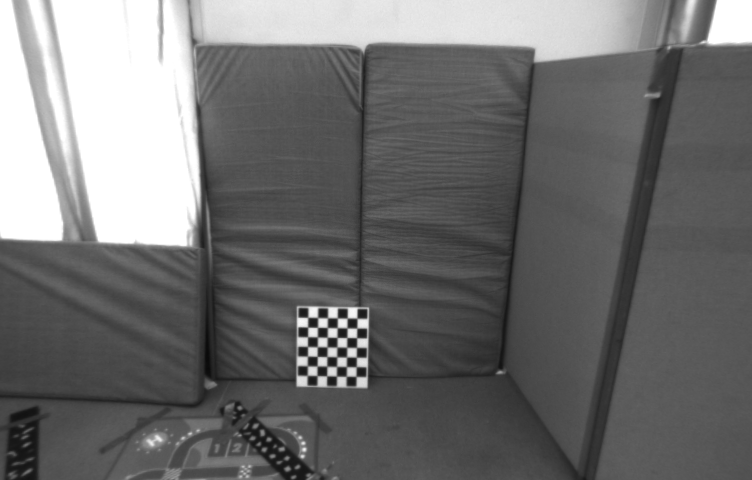
#> input picture laboratory_assignments/03_lab/labSession3/image1.png, 752 x 480 px
$ python SIFTmatching.py
#> lines starting #> are read from the running program, lines starting #| are printed output that depends on the picture
#####################################################################################
#
# MRGCV Unizar - Computer vision - Laboratory 2
#
# Title: SIFT matching
#
# Date: 28 September 2020
#
#####################################################################################
#
# Authors: Jesus Bermudez, Richard Elvira, Jose Lamarca, JMM Montiel
#
# Version: 1.0
#
#####################################################################################

import matplotlib.pyplot as plt
import numpy as np
import cv2
import random

def indexMatrixToMatchesList(matchesList):
    """
     -input:
         matchesList: nMatches x 3 --> [[indexDesc1,indexDesc2,descriptorDistance],...]]
     -output:
        dMatchesList: list of n DMatch object
     """
    dMatchesList = []
    for row in matchesList:
        dMatchesList.append(cv2.DMatch(_queryIdx=row[0], _trainIdx=row[1], _distance=row[2]))
    return dMatchesList

def matchesListToIndexMatrix(dMatchesList):
    """
     -input:
         dMatchesList: list of n DMatch object
     -output:
        matchesList: nMatches x 3 --> [[indexDesc1,indexDesc2,descriptorDistance],...]]
     """
    matchesList = []
    for k in range(len(dMatchesList)):
        matchesList.append([int(dMatchesList[k].queryIdx), int(dMatchesList[k].trainIdx), dMatchesList[k].distance])
    return matchesList


def matchWith2NNDR(desc1, desc2, distRatio, minDist):
    """
    Nearest Neighbours Matching algorithm checking the Distance Ratio.
    A match is accepted only if its distance is less than distRatio times
    the distance to the second match.
    -input:
        desc1: descriptors from image 1 nDesc x 128
        desc2: descriptors from image 2 nDesc x 128
        distRatio:
    -output:
       matches: nMatches x 3 --> [[indexDesc1,indexDesc2,descriptorDistance],...]]
    """
    matches = []
    nDesc1 = desc1.shape[0]
    for kDesc1 in range(nDesc1):
        dist = np.sqrt(np.sum((desc2 - desc1[kDesc1, :]) ** 2, axis=1))
        indexSort = np.argsort(dist)
        #close = dist2/dist
        close_1 = dist[indexSort[0]]
        close_2 = dist[indexSort[1]]
        closeRatio = close_1/close_2
        print("dist[indexSort[0]] = ", dist[indexSort[0]] )
        print("close_p = ", closeRatio )
        #then filter close_p < minDist (threshold) # reject false positives
        #TODO: divide by zero, put constraint
        #By enforcing d1>d2*distRatio
        #if ((closeRatio < distRatio) and (dist[indexSort[0]] < minDist)):
        #    matches.append([kDesc1, indexSort[0], dist[indexSort[0]]])
        #By enforcing d1>d2*distRatio reject false positive
        # but I want Include then d1<d2*distRatio
        if (dist[indexSort[0]] < dist[indexSort[1]]*distRatio):
            matches.append([kDesc1, indexSort[0], dist[indexSort[0]]])
        #Original
        #if (dist[indexSort[0]] < minDist):
        #    matches.append([kDesc1, indexSort[0], dist[indexSort[0]]])

    return matches


if __name__ == '__main__':
    np.set_printoptions(precision=4, linewidth=1024, suppress=True)

    # Images path
    timestamp1 = '1403715282262142976'
    timestamp2 = '1403715413262142976'

    path_image_1 = 'image1.png'
    path_image_2 = 'image2.png'

    # Read images
    image_pers_1 = cv2.imread(path_image_1)
#> image_pers_1 is the input picture: shape (480, 752, 3); min 10, max 255, mean 111.4
    image_pers_2 = cv2.imread(path_image_2)
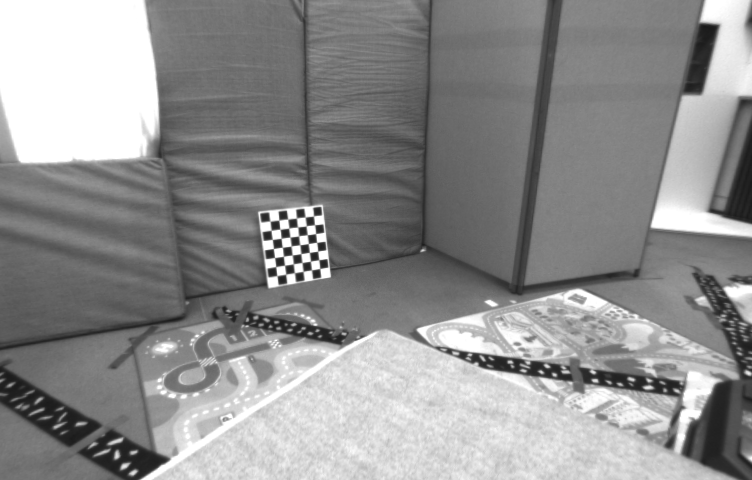
#> input picture laboratory_assignments/03_lab/labSession3/image2.png, 752 x 480 px
#> image_pers_2 is the input picture: shape (480, 752, 3); min 25, max 255, mean 143.5

    # Feature extraction
    sift = cv2.SIFT_create(nfeatures=0, nOctaveLayers = 5, contrastThreshold = 0.02, edgeThreshold = 20, sigma = 0.5)
    keypoints_sift_1, descriptors_1 = sift.detectAndCompute(image_pers_1, None)
#> keypoints_sift_1 = 2310 keypoints; strongest (x, y, size): (342, 314, 7.6), (352, 311, 13.6), (322, 333, 7.7), (333, 323, 7.8)
    keypoints_sift_2, descriptors_2 = sift.detectAndCompute(image_pers_2, None)
#> keypoints_sift_2 = 6520 keypoints; strongest (x, y, size): (305, 249, 7.4), (312, 239, 7.4), (314, 256, 7.5), (316, 274, 7.4)
    print("descriptors_1: ",descriptors_1)
#> (printed output is left out)
    print("descriptors_2: ",descriptors_2)
#> (printed output is left out)
    print("descriptors_1.shape(): ",descriptors_1.shape)
#| descriptors_1.shape():  (2310, 128)
    print("descriptors_2.shape(): ",descriptors_2.shape)
#| descriptors_2.shape():  (6520, 128)
    distRatio = 0.75
    minDist = 240
    #matchesList = matchWith2NDRR(descriptors_1, descriptors_2, distRatio, minDist)
    matchesList = matchWith2NNDR(descriptors_1, descriptors_2, distRatio, minDist)
#> the loop in matchWith2NNDR, `for kDesc1 in range(nDesc1):` made 2310 passes
#> (close_1, close_2, closeRatio) on passes 1 to 3: (113, 114.6, 0.985), (61.24, 68.01, 0.9), (319.9, 366.3, 0.873)
#> (printed output is left out)
#> after the loop in matchWith2NNDR, `for kDesc1 in range(nDesc1):`: matches = 281 items, first 6: [12, 92, 81.28], [24, 6280, 44.83], [45, 6280, 37.3], [82, 711, 126.6], [97, 213, 182.2], [127, 621, 95.73]
#> matchesList has the same summary as matches in matchWith2NNDR
    dMatchesList = indexMatrixToMatchesList(matchesList)
#> the loop in indexMatrixToMatchesList, `for row in matchesList:` made 281 passes
#> after the loop in indexMatrixToMatchesList, `for row in matchesList:`: dMatchesList = 281 matches
#> dMatchesList = 281 matches
    dMatchesList = sorted(dMatchesList, key=lambda x: x.distance)


    # Plot the first 10 matches
    imgMatched = cv2.drawMatches(image_pers_1, keypoints_sift_1, image_pers_2, keypoints_sift_2, dMatchesList[:100],
                                 None, flags=cv2.DrawMatchesFlags_NOT_DRAW_SINGLE_POINTS and cv2.DRAW_MATCHES_FLAGS_DRAW_RICH_KEYPOINTS)
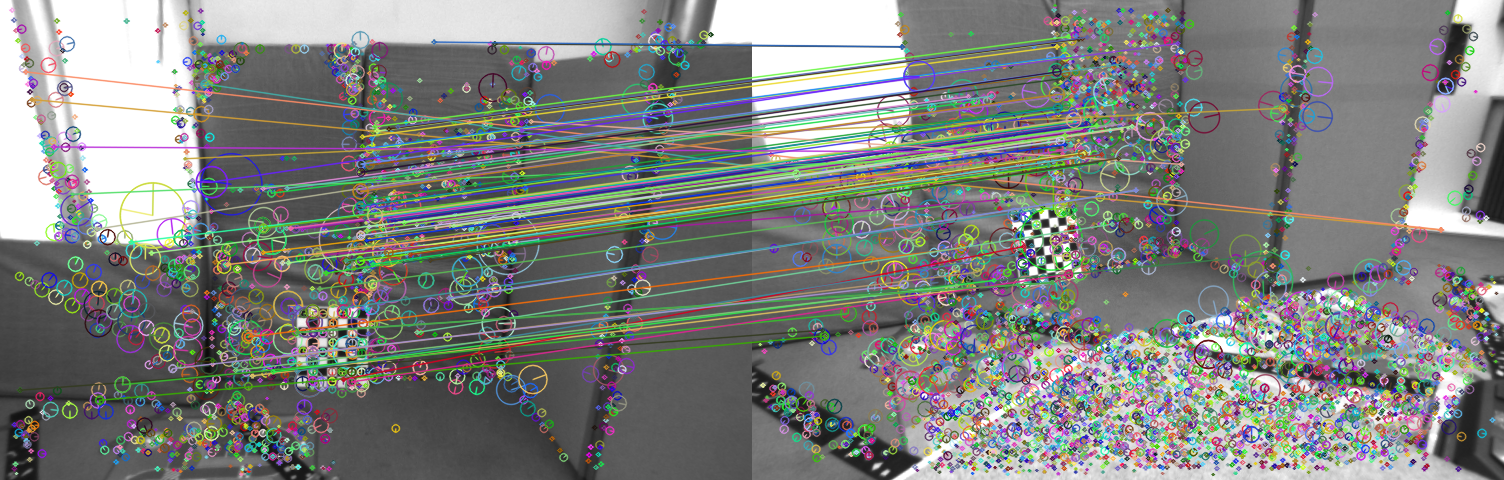
#> imgMatched: shape (480, 1504, 3); mean B, G, R 127.1, 129.7, 127.6
    plt.imshow(imgMatched, cmap='gray', vmin=0, vmax=255)
    plt.draw()
    plt.waitforbuttonpress()

    # Conversion from DMatches to Python list
    matchesList = matchesListToIndexMatrix(dMatchesList)
#> after the loop in matchesListToIndexMatrix, `for k in range(len(dMatchesList)):`: matchesList = 281 items, first 6: [1347, 1955, 30.82], [45, 6280, 37.3], [24, 6280, 44.83], [1977, 295, 45.83], [1750, 295, 47.39], [2191, 4773, 53.91]

    # Matched points in numpy from list of DMatches
    srcPts = np.float32([keypoints_sift_1[m.queryIdx].pt for m in dMatchesList]).reshape(len(dMatchesList), 2)
#> srcPts = 281 pairs, first value 19.7 to 684.5, second value 41.59 to 461.4
    dstPts = np.float32([keypoints_sift_2[m.trainIdx].pt for m in dMatchesList]).reshape(len(dMatchesList), 2)
#> dstPts = 281 pairs, first value 10.27 to 688.5, second value 6.5 to 399.4

    # Matched points in homogeneous coordinates
    x1 = np.vstack((srcPts.T, np.ones((1, srcPts.shape[0]))))
    x2 = np.vstack((dstPts.T, np.ones((1, dstPts.shape[0]))))
